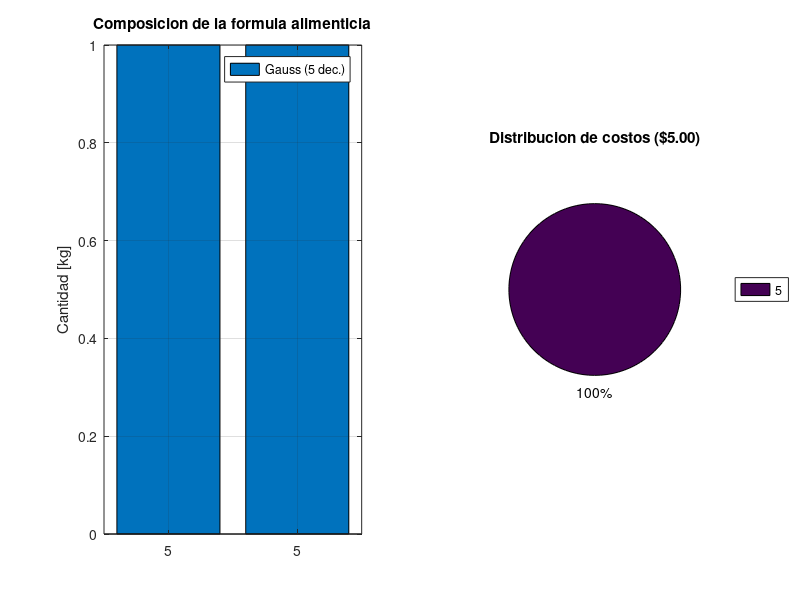

The MATLAB script that drew this image:
1; % script con funciones locales

function valor_redondeado = redondear_decimales(valor, cantidad_decimales)
  % Redondea 'valor' a 'cantidad_decimales' digitos decimales (convencion de la catedra).
  % cantidad_decimales <= 0 devuelve el valor sin cambios (precision completa).
  if nargin < 2 || cantidad_decimales <= 0
    valor_redondeado = valor;
    return;
  end
  valor_redondeado = round(valor * 10 ^ cantidad_decimales) / 10 ^ cantidad_decimales;
end

function solucion = eliminacion_gauss(matriz_coeficientes, vector_b, cantidad_decimales)
  % Resuelve matriz_coeficientes * x = vector_b por Eliminacion de Gauss.
  % Formula de la catedra: a'_ij = a_ij - (a_ik * a_kj) / a_kk, redondeando
  % el termino completo a 'cantidad_decimales' digitos decimales.
  cantidad_incognitas = size(matriz_coeficientes, 1);
  matriz_aumentada = redondear_decimales([matriz_coeficientes, vector_b(:)], cantidad_decimales);

  printf('\nMatriz aumentada inicial [A|b]:\n');
  disp(matriz_aumentada);

  for etapa = 1:cantidad_incognitas-1
    pivote = matriz_aumentada(etapa, etapa);
    for fila = etapa+1:cantidad_incognitas
      factor_fila = matriz_aumentada(fila, etapa);
      matriz_aumentada(fila, etapa) = 0;
      for columna = etapa+1:cantidad_incognitas+1
        termino_reduccion = redondear_decimales((factor_fila * matriz_aumentada(etapa, columna)) / pivote, cantidad_decimales);
        matriz_aumentada(fila, columna) = redondear_decimales(matriz_aumentada(fila, columna) - termino_reduccion, cantidad_decimales);
      end
    end
    printf('-- Matriz tras la etapa %d (pivote a_%d%d = %.4g):\n', etapa, etapa, etapa, pivote);
    disp(matriz_aumentada);
  end

  solucion = zeros(cantidad_incognitas, 1);
  for fila = cantidad_incognitas:-1:1
    suma_acumulada = 0;
    for columna = fila+1:cantidad_incognitas
      suma_acumulada = redondear_decimales(suma_acumulada + redondear_decimales(matriz_aumentada(fila, columna) * solucion(columna), cantidad_decimales), cantidad_decimales);
    end
    solucion(fila) = redondear_decimales(redondear_decimales(matriz_aumentada(fila, cantidad_incognitas+1) - suma_acumulada, cantidad_decimales) / matriz_aumentada(fila, fila), cantidad_decimales);
  end
end

% ===================================================================
% PROGRAMA PRINCIPAL
% Ejercicio 1 (sistemas no homogeneos): formula alimenticia para ganado
% Resuelto con el Metodo de Eliminacion de Gauss, aritmetica de redondeo
% a 'cantidad_decimales' digitos decimales (convencion de la catedra)
% ===================================================================
clear; clc;
disp('============================================================');
disp(' EJERCICIO 1 - FORMULA ALIMENTICIA (ELIMINACION DE GAUSS)');
disp('============================================================');

matriz_coeficientes = input("\nIngrese la matriz de nutrientes por alimento A\n(ej: [80 15 35 60; 28 72 57 25; 20 20 12 20; 50 10 20 60]): ");
vector_requerimientos = input('Ingrese el vector de requerimientos diarios b (ej: [230; 180; 80; 160]): ');
vector_costos = input('Ingrese el vector de costos por kg de cada alimento (ej: [18; 5; 7; 20]): ');
cantidad_decimales = input('Ingrese la cantidad de digitos decimales a usar en el redondeo (ej: 3): ');

cantidad_alimentos = length(vector_requerimientos);
nombres_alimentos = cell(1, cantidad_alimentos);
for i = 1:cantidad_alimentos
  nombres_alimentos{i} = input(sprintf('  Nombre del alimento %d (ej: Maiz): ', i), 's');
end

tic;
solucion_aproximada = eliminacion_gauss(matriz_coeficientes, vector_requerimientos, cantidad_decimales);
tiempo_proceso = toc;

% Solucion de referencia en doble precision, para medir el efecto del redondeo
solucion_exacta = matriz_coeficientes \ vector_requerimientos(:);
costo_total_aproximado = redondear_decimales(vector_costos(:)' * solucion_aproximada, cantidad_decimales);
costo_total_exacto = vector_costos(:)' * solucion_exacta;

printf('\n============================================================\n');
printf(' RESULTADOS OBTENIDOS\n');
printf('============================================================\n');
printf('%-14s %14s %14s %12s\n', 'Alimento', sprintf('Gauss(%ddec)', cantidad_decimales), 'Exacto', 'Error abs.');
disp('------------------------------------------------------------');
for i = 1:cantidad_alimentos
  printf('%-14s %14.4f %14.6f %12.4e\n', nombres_alimentos{i}, solucion_aproximada(i), solucion_exacta(i), ...
    abs(solucion_aproximada(i) - solucion_exacta(i)));
end
disp('------------------------------------------------------------');
printf('Costo total (%d dec.) : $ %.2f\n', cantidad_decimales, costo_total_aproximado);
printf('Costo total (exacto)  : $ %.2f\n', costo_total_exacto);
printf('Error relativo (norma inf.): %.4e\n', norm(solucion_aproximada - solucion_exacta, inf) / norm(solucion_exacta, inf));

if all(solucion_aproximada > 0)
  disp('Verificacion: la formula contiene los cuatro alimentos (todas las cantidades son positivas).');
else
  disp('ALERTA: alguna cantidad resulto no positiva, revisar el planteo.');
end
printf('Tiempo de proceso: %.6f segundos\n', tiempo_proceso);
printf('============================================================\n');

figure('Name', 'Ejercicio 1 - Formula alimenticia');
subplot(1, 2, 1);
bar([solucion_aproximada, solucion_exacta]);
set(gca, 'xticklabel', nombres_alimentos);
legend(sprintf('Gauss (%d dec.)', cantidad_decimales), 'Exacto');
ylabel('Cantidad [kg]'); title('Composicion de la formula alimenticia'); grid on;

subplot(1, 2, 2);
pie(vector_costos(:)' .* solucion_aproximada');
legend(nombres_alimentos, 'Location', 'eastoutside');
title(sprintf('Distribucion de costos ($%.2f)', costo_total_aproximado));
